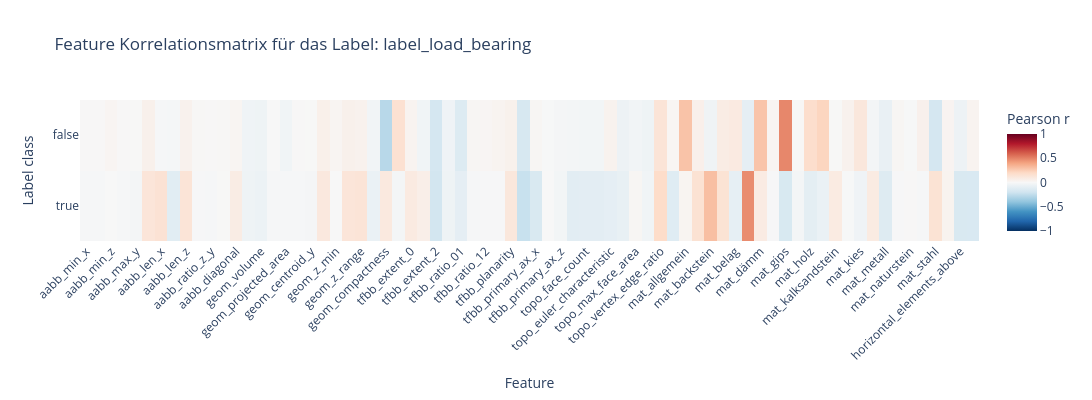

The notebook cell saved with this chart:
### Code cell
# plot feature-label correlation heatmap for label_predefined_type label
plot_feature_label_correlation(
    df,
    height=400,
    feature_keys=ALL_FEATURE_KEYS,
    label_col="label_load_bearing",
    save="feature_label_load_bearing_correlation_heatmap",
    chapter="appendix"
)

### Figure 1 — Plotly figure (JSON) as saved in the notebook; plotly's stock layout.template omitted (floating-point values rounded to 4 significant figures; data arrays with more than 128 entries replaced by an {"elided": "..."} marker saying what was removed)
{"data": [{"coloraxis": "coloraxis", "hovertemplate": "Feature: %{x}<br>Label class: %{y}<br>Pearson r: %{z}<extra></extra>", "name": "0", "type": "heatmap", "x": ["aabb_min_x", "aabb_min_y", "aabb_min_z", "aabb_max_x", "aabb_max_y", "aabb_max_z", "aabb_len_x", "aabb_len_y", "aabb_len_z", "aabb_ratio_z_x", "aabb_ratio_z_y", "aabb_ratio_x_y", "aabb_diagonal", "aabb_volume", "geom_volume", "geom_surface_area", "geom_projected_area", "geom_centroid_x", "geom_centroid_y", "geom_centroid_z", "geom_z_min", "geom_z_max", "geom_z_range", "geom_ratio_area_vol", "geom_compactness", "geom_layer_count", "tfbb_extent_0", "tfbb_extent_1", "tfbb_extent_2", "tfbb_volume", "tfbb_ratio_01", "tfbb_ratio_02", "tfbb_ratio_12", "tfbb_linearity", "tfbb_planarity", "tfbb_sphericity", "tfbb_primary_ax_x", "tfbb_primary_ax_y", "tfbb_primary_ax_z", "topo_vertex_count", "topo_face_count", "topo_unique_edge_count", "topo_euler_characteristic", "topo_genus", "topo_max_face_area", "topo_avg_face_area", "topo_vertex_edge_ratio", "topo_connected_components", "mat_allgemein", "mat_aluminium", "mat_backstein", "mat_bekleidung", "mat_belag", "mat_beton", "mat_dämm", "mat_foamglas", "mat_gips", "mat_glas", "mat_holz", "mat_werkstoff", "mat_kalksandstein", "mat_keramik", "mat_kies", "mat_kunststein", "mat_metall", "mat_mörtel", "mat_naturstein", "mat_putz", "mat_stahl", "mat_zement", "horizontal_elements_above", "horizontal_elements_below"], "xaxis": "x", "y": ["false", "true"], "yaxis": "y", "z": {"elided": "2x72 float values"}}], "layout": {"coloraxis": {"cmax": 1, "cmid": 0, "cmin": -1, "colorbar": {"title": {"text": "Pearson r"}}, "colorscale": [[0, "rgb(5,48,97)"], [0.1, "rgb(33,102,172)"], [0.2, "rgb(67,147,195)"], [0.3, "rgb(146,197,222)"], [0.4, "rgb(209,229,240)"], [0.5, "rgb(247,247,247)"], [0.6, "rgb(253,219,199)"], [0.7, "rgb(244,165,130)"], [0.8, "rgb(214,96,77)"], [0.9, "rgb(178,24,43)"], [1, "rgb(103,0,31)"]]}, "height": 400, "margin": {}, "title": {"text": "Feature Korrelationsmatrix für das Label: label_load_bearing"}, "width": 1400, "xaxis": {"anchor": "y", "domain": [0, 1], "tickangle": -45, "title": {"text": "Feature"}}, "yaxis": {"anchor": "x", "autorange": "reversed", "domain": [0, 1], "title": {"text": "Label class"}}}}
